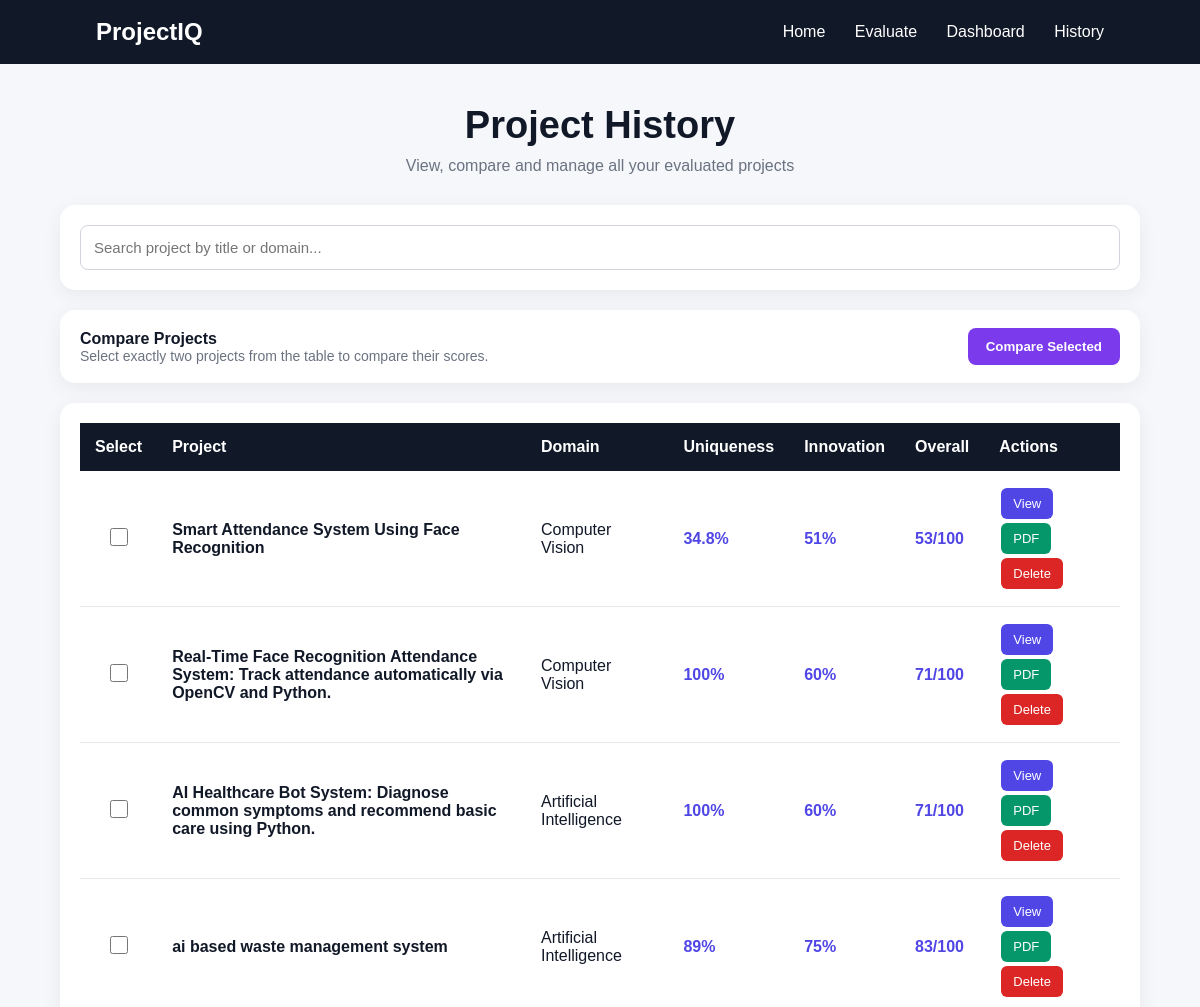
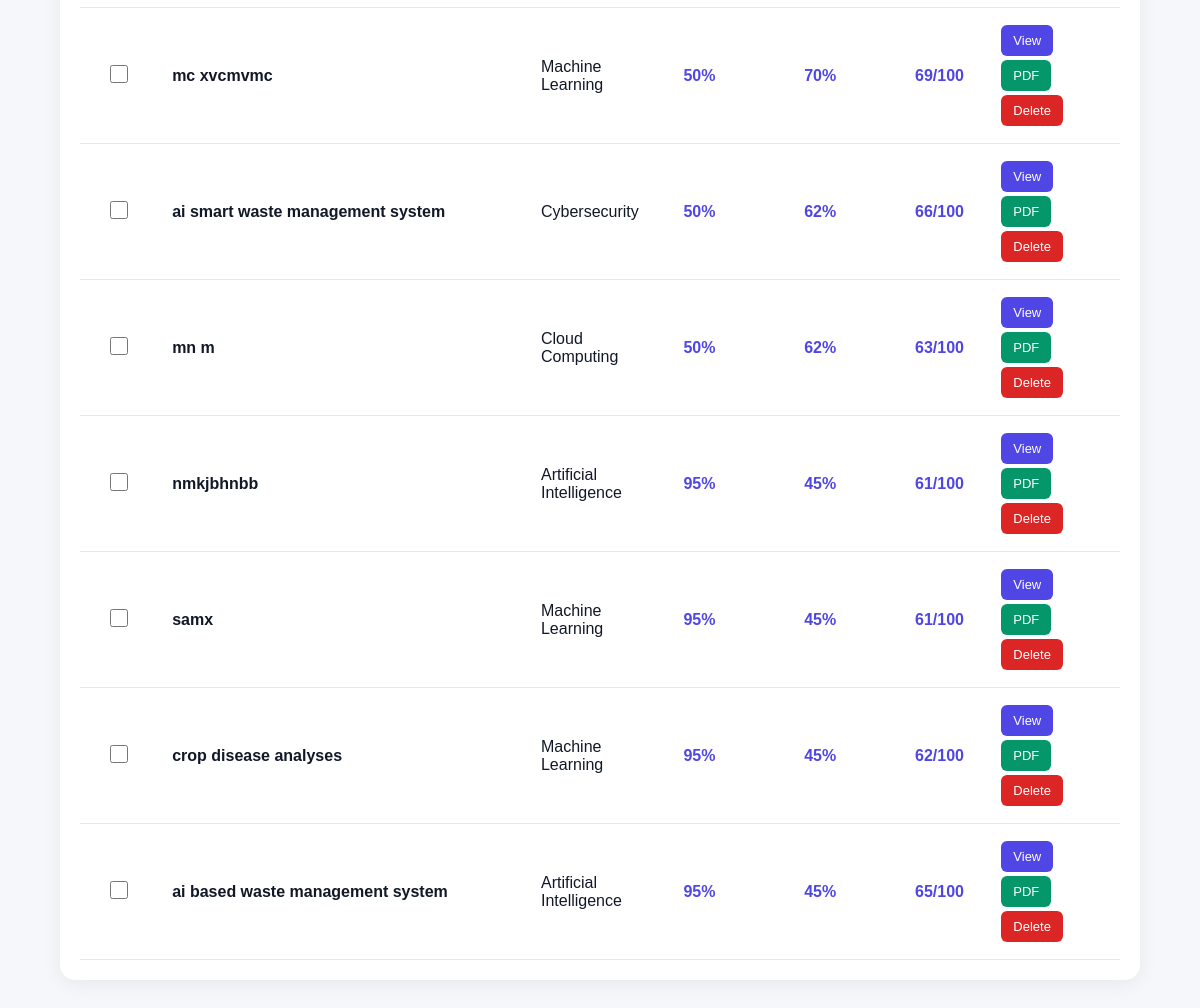
The app's page /history with its own data (2 pictures, top to bottom).
### tables this page shows
CREATE TABLE projects (
            id INTEGER PRIMARY KEY AUTOINCREMENT,
            title TEXT,
            description TEXT,
            domain TEXT,
            users TEXT,
            technologies TEXT,
            uniqueness INTEGER,
            innovation INTEGER,
            feasibility INTEGER,
            resume_value INTEGER,
            overall INTEGER
        , resume REAL, recommendations TEXT, created_at TEXT);

### app.py (the view)
@app.route("/history")
def history():
    connection = get_db_connection()
    projects = connection.execute(
        """
        SELECT *
        FROM projects
        ORDER BY id DESC
        """
    ).fetchall()
    connection.close()
    return render_template(
        "history.html",
        projects=projects
    )

### app.py (called while the page is built)
def get_db_connection():
    connection = sqlite3.connect(
        DATABASE_PATH
    )
    connection.row_factory = sqlite3.Row
    return connection

### templates/history.html (shortened to what this page needs)
<!DOCTYPE html>
<html lang="en">
<head>
</head>
<body>
<nav>
    <div class="logo">
        ProjectIQ
    </div>
    <div>
        <a href="/">Home</a>
        <a href="/evaluate">Evaluate</a>
        <a href="/dashboard">Dashboard</a>
        <a href="/history">History</a>
    </div>
</nav>
<div class="container">
    <div class="header">
        <h1>
            Project History
        </h1>
        <p>
            View, compare and manage all your evaluated projects
        </p>
    </div>
    <div class="search-box">
        <input
            type="text"
            id="searchInput"
            placeholder="Search project by title or domain..."
            onkeyup="searchProjects()"
        >
    </div>
    {% if projects %}
    <form
        action="/compare"
        method="POST"
        onsubmit="return validateComparison();"
    >
        <div class="compare-box">
            <div>
                <strong>
                    Compare Projects
                </strong>
                <p>
                    Select exactly two projects from the table to compare their scores.
                </p>
            </div>
            <button
                type="submit"
                class="compare-button"
            >
                Compare Selected
            </button>
        </div>
        <div class="table-box">
            <table id="projectTable">
                <thead>
                    <tr>
                        <th>
                            Select
                        </th>
                        <th>
                            Project
                        </th>
                        <th>
                            Domain
                        </th>
                        <th>
                            Uniqueness
                        </th>
                        <th>
                            Innovation
                        </th>
                        <th>
                            Overall
                        </th>
                        <th>
                            Actions
                        </th>
                    </tr>
                </thead>
                <tbody>
                {% for project in projects %}
                <tr>
                    <td class="select-cell">
                        <input
                            type="checkbox"
                            name="project_ids"
                            value="{{ project['id'] }}"
                            class="select-project"
                            onclick="selectProject(this)"
                        >
                    </td>
                    <td>
                        <strong>
                            {{ project["title"] }}
                        </strong>
                    </td>
                    <td>
                        {{ project["domain"] }}
                    </td>
                    <td class="score">
                        {{ project["uniqueness"] }}%
                    </td>
                    <td class="score">
                        {{ project["innovation"] }}%
                    </td>
                    <td class="score">
                        {{ project["overall"] }}/100
                    </td>
                    <td>
                        <a
                            href="/project/{{ project['id'] }}"
                            class="button view"
                        >
                            View
                        </a>
                        <a
                            href="/download-report/{{ project['id'] }}"
                            class="button pdf"
                        >
                            PDF
                        </a>
                        <button
                            type="button"
                            class="button delete"
                            onclick="deleteProject('{{ project['id'] }}')"
                        >
                            Delete
                        </button>
                    </td>
                </tr>
                {% endfor %}
                </tbody>
            </table>
        </div>
    </form>
    {% endif %}
</div>
</body>
</html>

### templates/history.html (style rules this page uses)
* { box-sizing: border-box; margin: 0; padding: 0; }
body { font-family: Arial, sans-serif; background: #f5f7fb; color: #111827; }
nav { background: #111827; padding: 18px 8%; display: flex; justify-content: space-between; align-items: center; }
.logo { color: white; font-size: 24px; font-weight: bold; }
nav a { color: white; text-decoration: none; margin-left: 25px; }
.container { width: 90%; max-width: 1200px; margin: 40px auto; }
.header { text-align: center; margin-bottom: 30px; }
.header h1 { font-size: 38px; margin-bottom: 10px; }
.header p { color: #6b7280; }
.search-box { background: white; padding: 20px; border-radius: 15px; margin-bottom: 20px; box-shadow: 0 5px 20px rgba(0,0,0,0.06); }
.search-box input { width: 100%; padding: 13px; border: 1px solid #d1d5db; border-radius: 8px; font-size: 15px; }
.compare-box { background: white; padding: 18px 20px; border-radius: 15px; margin-bottom: 20px; box-shadow: 0 5px 20px rgba(0,0,0,0.06); display: flex; justify-content: space-between; align-items: center; gap: 15px; }
.compare-box p { color: #6b7280; font-size: 14px; }
.compare-button { background: #7c3aed; color: white; border: none; padding: 11px 18px; border-radius: 8px; cursor: pointer; font-weight: bold; }
.table-box { background: white; padding: 20px; border-radius: 15px; box-shadow: 0 5px 20px rgba(0,0,0,0.06); overflow-x: auto; }
table { width: 100%; border-collapse: collapse; }
th { background: #111827; color: white; padding: 15px; text-align: left; }
td { padding: 15px; border-bottom: 1px solid #e5e7eb; }
.score { font-weight: bold; color: #4f46e5; }
.button { display: inline-block; padding: 8px 12px; border-radius: 6px; text-decoration: none; color: white; font-size: 13px; margin: 2px; border: none; cursor: pointer; }
.view { background: #4f46e5; }
.pdf { background: #059669; }
.delete { background: #dc2626; }
.select-cell { text-align: center; }
.select-project { width: 18px; height: 18px; cursor: pointer; }

### records on screen
projects: title "Smart Attendance System Using Face Recognition", domain "Computer Vision", uniqueness "34.8", innovation "51", overall "53"
projects: title "Real-Time Face Recognition Attendance System: Track attendance automatically via OpenCV and Python.", domain "Computer Vision", uniqueness "100", innovation "60", overall "71"
projects: title "AI Healthcare Bot System: Diagnose common symptoms and recommend basic care using Python.", domain "Artificial Intelligence", uniqueness "100", innovation "60", overall "71"
projects: title "ai based waste management system", domain "Artificial Intelligence", uniqueness "89", innovation "75", overall "83"
projects: title "mc xvcmvmc", domain "Machine Learning", uniqueness "50", innovation "70", overall "69"
projects: title "ai smart waste management system", domain "Cybersecurity", uniqueness "50", innovation "62", overall "66"
projects: title "mn m", domain "Cloud Computing", uniqueness "50", innovation "62", overall "63"
projects: title "nmkjbhnbb", domain "Artificial Intelligence", uniqueness "95", innovation "45", overall "61"
projects: title "samx", domain "Machine Learning", uniqueness "95", innovation "45", overall "61"
projects: title "crop disease analyses", domain "Machine Learning", uniqueness "95", innovation "45", overall "62"
projects: title "ai based waste management system", domain "Artificial Intelligence", uniqueness "95", innovation "45", overall "65"
